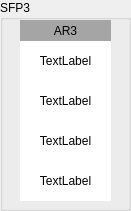
   <widget class="QGroupBox" name="groupBox_5">
    <property name="geometry">
     <rect>
      <x>540</x>
      <y>280</y>
      <width>131</width>
      <height>211</height>
     </rect>
    </property>
    <property name="title">
     <string>SFP3</string>
    </property>
    <widget class="QLabel" name="SFP3_AR_EM_label">
     <property name="geometry">
      <rect>
       <x>20</x>
       <y>80</y>
       <width>91</width>
       <height>41</height>
      </rect>
     </property>
     <property name="styleSheet">
      <string notr="true">background-color: rgb(255, 255, 255);</string>
     </property>
     <property name="text">
      <string>TextLabel</string>
     </property>
     <property name="alignment">
      <set>Qt::AlignCenter</set>
     </property>
    </widget>
    <widget class="QLabel" name="SFP3_AR_BR_label">
     <property name="geometry">
      <rect>
       <x>20</x>
       <y>120</y>
       <width>91</width>
       <height>41</height>
      </rect>
     </property>
     <property name="styleSheet">
      <string notr="true">background-color: rgb(255, 255, 255);</string>
     </property>
     <property name="text">
      <string>TextLabel</string>
     </property>
     <property name="alignment">
      <set>Qt::AlignCenter</set>
     </property>
    </widget>
    <widget class="QLabel" name="SFP3_AR_PF_label">
     <property name="geometry">
      <rect>
       <x>20</x>
       <y>160</y>
       <width>91</width>
       <height>41</height>
      </rect>
     </property>
     <property name="styleSheet">
      <string notr="true">background-color: rgb(255, 255, 255);</string>
     </property>
     <property name="text">
      <string>TextLabel</string>
     </property>
     <property name="alignment">
      <set>Qt::AlignCenter</set>
     </property>
    </widget>
    <widget class="QLabel" name="SFP3_AR_LS_label">
     <property name="geometry">
      <rect>
       <x>20</x>
       <y>40</y>
       <width>91</width>
       <height>41</height>
      </rect>
     </property>
     <property name="styleSheet">
      <string notr="true">background-color: rgb(255, 255, 255);</string>
     </property>
     <property name="text">
      <string>TextLabel</string>
     </property>
     <property name="alignment">
      <set>Qt::AlignCenter</set>
     </property>
    </widget>
    <widget class="QLabel" name="label_16">
     <property name="geometry">
      <rect>
       <x>20</x>
       <y>20</y>
       <width>91</width>
       <height>21</height>
      </rect>
     </property>
     <property name="layoutDirection">
      <enum>Qt::LeftToRight</enum>
     </property>
     <property name="autoFillBackground">
      <bool>false</bool>
     </property>
     <property name="styleSheet">
      <string notr="true">background-color: rgb(165, 165, 165);</string>
     </property>
     <property name="lineWidth">
      <number>0</number>
     </property>
     <property name="text">
      <string>AR3</string>
     </property>
     <property name="alignment">
      <set>Qt::AlignCenter</set>
     </property>
    </widget>
   </widget>
